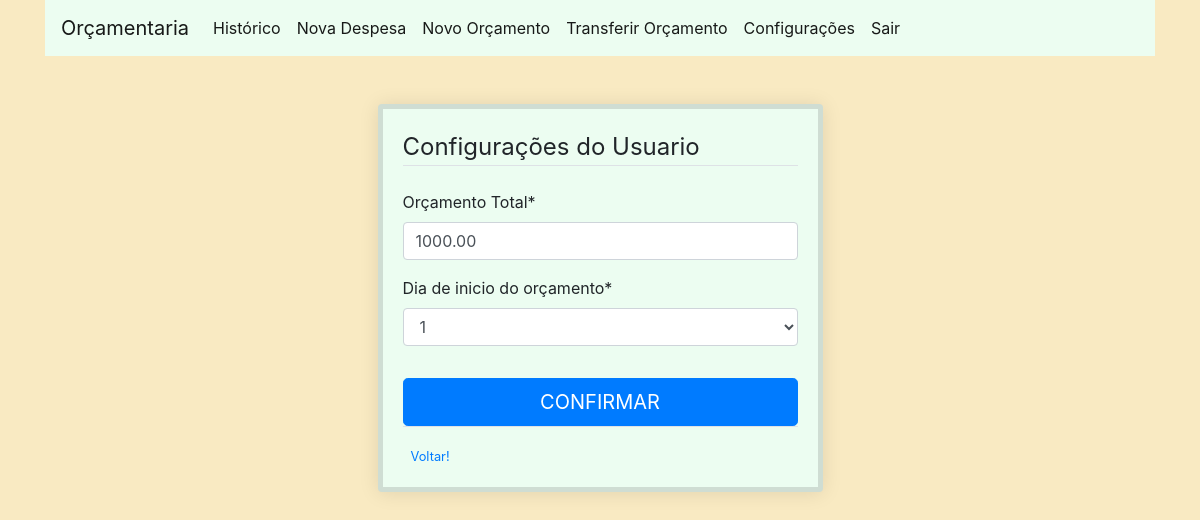
Page /config/2/ (signed in) on the earlier database version.
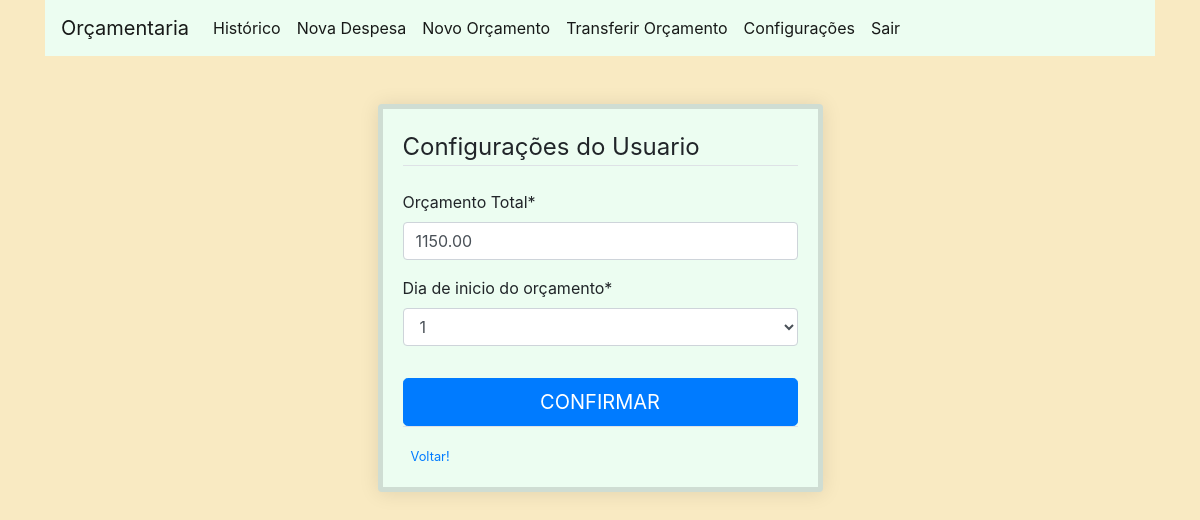
Same page on the later database version.
### budgeter/models.py (models this page shows, shortened)
class User(AbstractUser):
    BUDGET_START_DAY_OPTIONS = [(x, str(x)) for x in range(1, 29)]
    total_budget = models.DecimalField(decimal_places=2, max_digits=15, default=0, verbose_name='Orçamento Total')
    budget_start_day = models.IntegerField(choices=BUDGET_START_DAY_OPTIONS, default=1,
                                           verbose_name='Dia de inicio do orçamento')

### budgeter/views.py (the view)
# urls.py: path('config/<int:pk>/', views.UserUpdate.as_view(), name='user_update'),
class UserUpdate(LoginRequiredMixin, generic.UpdateView):
    model = User
    fields = ['total_budget', 'budget_start_day']
    template_name_suffix = '_update_form'
    success_url = reverse_lazy('home')

### budgeter/templates/budgeter/user_update_form.html (shortened to what this page needs)
{% extends 'budgeter/budgeter_base_form.html' %}
{% load crispy_forms_tags %}
{% block form %}
    <form method="post" action="{% url 'user_update' user.id%}">
         <fieldset class="form-group">
             <legend class="border-bottom mb-4">Configurações do Usuario</legend>
             {{ form|crispy }}
         </fieldset>
         <button class="btn btn-lg btn-primary btn-block text-uppercase" type="submit">Confirmar</button>
     </form>
    <div class="border-top pt-3">
        <small class="text-muted">
            <a class="ml-2" href="{% url 'home' %}">Voltar!</a>
        </small>
    </div>
{% endblock form %}

### budgeter/templates/budgeter/budgeter_base_form.html
{% extends 'budgeter/budgeter_base.html' %}
{% block main %}
    <div class="row">
      <div class="col-sm-9 col-md-7 col-lg-5 mx-auto">
        <div class="card card-signin my-5" style="background-color: #ECFDF1">
          <div class="card-body">
              {% block form %}{% endblock %}
          </div>
        </div>
      </div>
    </div>
  {% endblock main %}

### budgeter/templates/budgeter/budgeter_base.html (shortened to what this page needs)
{% extends 'base.html' %}
{% block content %}
    <nav class="navbar navbar-expand-md sticky-top navbar-light" style="background-color: #ECFDF1">
        <a class="navbar-brand" href={% url 'home' %}>Orçamentaria</a>
        <div class="collapse navbar-collapse" id="navbarSupportedContent">
            <ul class="navbar-nav mr-auto">
                <li class="nav-item active">
                    <a class="nav-link" href={% url 'transaction_history' %}>Histórico</a>
                </li>
                <li class="nav-item active">
                    <a class="nav-link" href={% url 'create_transaction' %}>Nova Despesa</a>
                </li>
                <li class="nav-item active">
                    <a class="nav-link" href={% url 'create_budget' %}>Novo Orçamento</a>
                </li>
                <li class="nav-item active">
                    <a class="nav-link" href={% url 'transfer_budget' %}>Transferir Orçamento</a>
                </li>
                <li class="nav-item active">
                    <a class="nav-link" href={% url 'user_update' user.id%}> Configurações </a>
                </li>
                <li class="nav-item active">
                    <a class="nav-link" href={% url 'logout' %}> Sair </a>
                </li>
            </ul>
        </div>
    </nav>
    {% block main %}{% endblock %}
{% endblock content %}

### templates/base.html (shortened to what this page needs)
{% load static %}
<!doctype html>
<html lang="en">
  <head>
    <link rel="stylesheet" href="https://stackpath.bootstrapcdn.com/bootstrap/4.5.0/css/bootstrap.min.css">
    <link rel="stylesheet" type="text/css" href="{% static 'budgeter/main.css' %}">
  </head>
  <body style="background-color: #F9EAC2">
    <div class="container">
    {% block content %}{% endblock %}
    </div>
  </body>
</html>

### budgeter/static/budgeter/main.css (style rules this page uses)
body { background-color: #F9EAC2; }
.card { background-color: #ECFDF1; box-shadow: 0 1px 20px 0 rgba(0,0,0,.1); border-width: thick; }

Differences in the rows shown:
changed User: total_budget "1000.00" → "1150.00"
